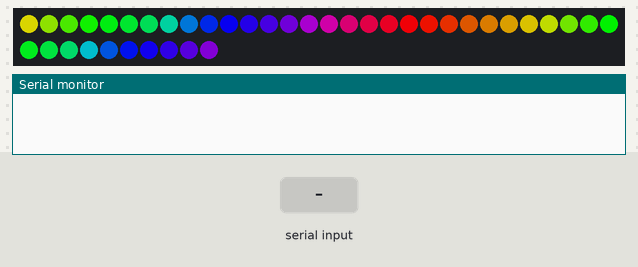
The program below on a simulated ESP32. On the bench: 40 RGB LEDs in strip order, left to right, continuing on the next row, the last lines printed to the serial monitor. The test bench sets the inputs (shaded band).

Above: at 1.2 s.
1.3 s: "B" received over Serial
At 1.7 s:
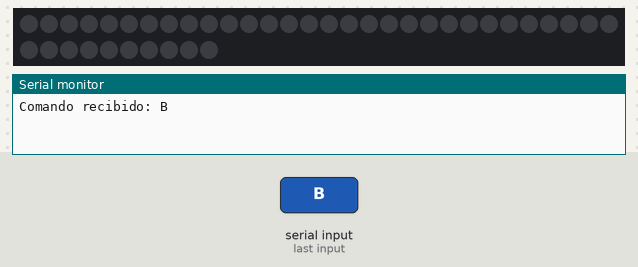
4.3 s: "L" received over the second serial link
6.2 s: "I" received over Serial
At 7.2 s:
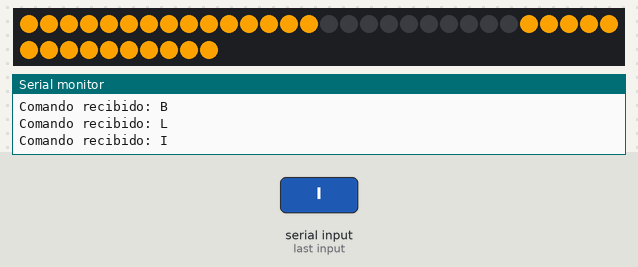
9.2 s: "I" received over the second serial link
At 9.4 s:
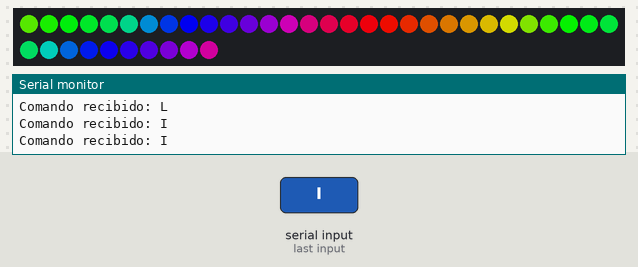
12.2 s: "R" received over Serial
13.8 s: "R" received over the second serial link
At 14.1 s:
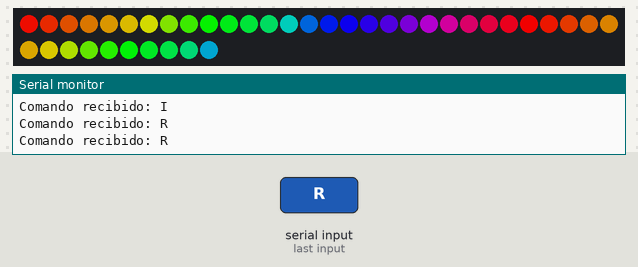

Measured:
- after the input at 1.3 s, the LEDs: change after 0.09 s (image 1)
- after the input at 9.2 s, the LEDs: change after 0.13 s (image 3)
- what the display in image 1 shows lasts 0.5 s, from 1.4 s to 1.9 s

The program:

main.cpp
```cpp
#include "animaciones.h"
#include "uart.h"

void setup() {
    Serial.begin(115200);
    iniciarUART();
    // Inicializar FastLED
    FastLED.addLeds<WS2812, DATA_PIN, GRB>(leds, NUM_LEDS);
    FastLED.setBrightness(BRIGHTNESS);
    FastLED.clear();
    FastLED.show();

    xTaskCreate(manejarAnimaciones, "Animaciones", 4096, NULL, 1, NULL);
    xTaskCreate(observadorUART, "comunicacionUART", 2048, NULL, 1, NULL);
}

void loop() {
     vTaskDelay(portMAX_DELAY);
}
```

animaciones.h
```cpp
#pragma once
#include <Arduino.h>
#include <FastLED.h>
#include <freertos/FreeRTOS.h>
#include <freertos/task.h>


#define NUM_LEDS 40
#define DATA_PIN 26
#define BRIGHTNESS 240

extern CRGB leds[NUM_LEDS];

// Enumeración de estados
enum EstadoAnimacion {
    EFECTO_RGB,
    REVERSA,
    INTERMITENTES,
    IZQUIERDA,
    DERECHA,
    ALTO,
    NINGUNO
};

extern volatile EstadoAnimacion estadoActual;
extern volatile int ledActual;

// Declaración de funciones de efectos
void efectoArcoiris ();
//void reversa(void *pvParameters);
//void intermitentes(void *pvParameters);
void parpadeo(CRGB Color);
void rangoParpadeo(CRGB Color, bool cambio);
void izquierda();
void derecha();
void alto();
void manejarAnimaciones(void *pvParameters);
```

uart.h
```cpp
#pragma once
#include "animaciones.h"

#define UART_BAUDRATE 115200
#define RX_PIN 16
#define TX_PIN 17

void iniciarUART();
void observadorUART(void *pvParameters);
void procesarUART(char comando);
```

animaciones.cpp
```cpp
#include "animaciones.h"

CRGB leds[NUM_LEDS];
volatile int ledActual = 0;
volatile EstadoAnimacion estadoActual = EFECTO_RGB;
static bool cambio = false;
static int tiempoDeCambio = 450;

void efectoArcoiris() {
    static uint8_t hue = 0;
    for (ledActual = 0; ledActual < NUM_LEDS; ledActual++) {
        leds[ledActual] = CHSV(hue + (ledActual * 10), 255, BRIGHTNESS);
    }
    FastLED.show();
    hue += 3;
}

// Inversa - Intermitentes
void parpadeo(CRGB color) {
    rangoParpadeo(color, cambio);
    cambio = !cambio;
    vTaskDelay(pdMS_TO_TICKS(tiempoDeCambio));
}

void rangoParpadeo(CRGB color, boolean mostrarColor) {
    FastLED.clear();

    for (ledActual = 0; ledActual < 15; ledActual++){
        leds[ledActual] = leds[NUM_LEDS - 1 - ledActual] = mostrarColor ? color : CRGB::Black;
    }

    FastLED.show();
}


void derecha() {
    FastLED.clear();

    ledActual = (ledActual < 0) ? NUM_LEDS - 2 : ledActual - 1;

    if(ledActual >= 0) {
        leds[ledActual + 1] = CRGB::Red;
        leds[ledActual] = CRGB::Red;
    }

    FastLED.show();
    vTaskDelay(pdMS_TO_TICKS(50));

}

void izquierda() {
    FastLED.clear();

    ledActual = (ledActual == NUM_LEDS) ? 1 : ledActual + 1;

    if(ledActual <= NUM_LEDS - 1) {
        leds[ledActual - 1] = CRGB::Red;
        leds[ledActual] = CRGB::Red;
    }

    FastLED.show();
    vTaskDelay(pdMS_TO_TICKS(50));
}

void alto() {
    rangoParpadeo(CRGB::Red, true);
    vTaskDelay(pdMS_TO_TICKS(tiempoDeCambio));
}

void manejarAnimaciones(void *pvParameters) {
    while (1) {
        switch (estadoActual) {
            case EFECTO_RGB:
                efectoArcoiris();
                break;

            case REVERSA:
                parpadeo(CRGB::White);
                break;

            case INTERMITENTES:
                parpadeo(CRGB::Orange);
                break;

            case IZQUIERDA:
                izquierda();
                break;

            case DERECHA:
                derecha();
                break;

            case ALTO:
                alto();
                break;

            default:
                estadoActual = EFECTO_RGB;
                break;
        }
        vTaskDelay(pdMS_TO_TICKS(50));
    }
}
```

uart.cpp
```cpp
#include "uart.h"

void iniciarUART() {
    Serial2.begin(UART_BAUDRATE, SERIAL_8N1, RX_PIN, TX_PIN);
}

void observadorUART(void *pvParameters) {

    while(true){
        if (Serial2.available()) {
            char comando = Serial2.read();
            procesarUART(comando);
        }

        if (Serial.available()) {
            char comando = Serial.read();
            procesarUART(comando);
        }

        vTaskDelay(pdMS_TO_TICKS(50));
    }

}

void procesarUART(char comando) {
    EstadoAnimacion nuevoEstado = estadoActual;

    Serial.print("Comando recibido: ");
    Serial.println((char)comando);

    switch (comando) {
        case 'B':
            nuevoEstado = (estadoActual == REVERSA) ? EFECTO_RGB : REVERSA;
            break;
        case 'I':
            nuevoEstado = (estadoActual == INTERMITENTES) ? EFECTO_RGB : INTERMITENTES;
            break;
        case 'L':
            ledActual = 0;
            nuevoEstado = (estadoActual == IZQUIERDA) ? EFECTO_RGB : IZQUIERDA;
            break;
        case 'R':
            ledActual = NUM_LEDS - 1;
            nuevoEstado = (estadoActual == DERECHA) ? EFECTO_RGB : DERECHA;
            break;
        case 'S':
            nuevoEstado = (estadoActual == ALTO) ? EFECTO_RGB : ALTO;
            break;
        default:
            Serial.println("Comando desconocido");
            break;
    }

    estadoActual = nuevoEstado;
}
```
